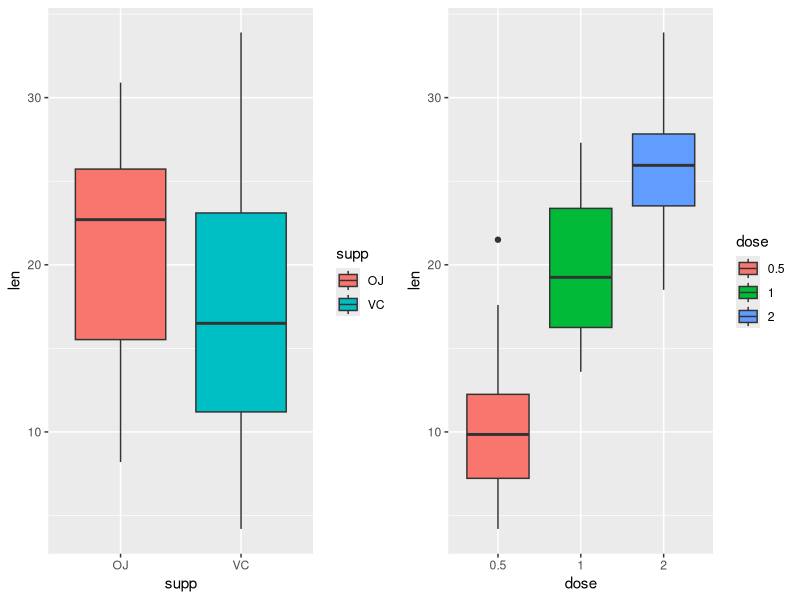

Write the R code that produced this figure.
## ---- chunk 1
# load neccesary libraries
library(ggplot2)
library(datasets)
library(gridExtra)
library(GGally)
library(knitr)

## ---- chunk 2
# The Effect of Vitamin C on Tooth Growth in Guinea Pigs
data(ToothGrowth)
toothGrowth <- ToothGrowth 
toothGrowth$dose <- as.factor(toothGrowth$dose) # convert to factor
## ---- chunk 3
str(toothGrowth)
summary(toothGrowth)
head(toothGrowth)
table(toothGrowth$supp, toothGrowth$dose)
## ---- chunk 4


p3 <- ggplot(data=toothGrowth, aes(x=supp,y=len,fill=supp)) +
  geom_boxplot()

p4 <- ggplot(data=toothGrowth, aes(x=dose,y=len,fill=dose)) +
  geom_boxplot()

grid.arrange(p3, p4, ncol = 2, nrow=1)

## ---- chunk 5
anova.out <- aov(len ~ supp * dose, data=toothGrowth)
summary(anova.out)
## ---- chunk 6
TukeyHSD(anova.out)
## ---- chunk 7
confint(anova.out)
print(model.tables(anova.out,"means"),digits=3)
